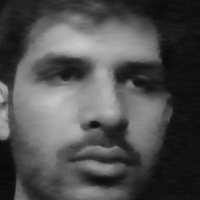
#> input picture farzaib/u100.jpg, 200 x 200 px
$ python -i UI.py   (imports and definitions only)
#> lines starting #> are read from the running program, lines starting #| are printed output that depends on the picture; after the words box and inside, x2 and y2 are one past the last pixel; in counts of white or black regions, pixels touching at a corner belong together
#> further down, picture is the input picture: shape (200, 200, 3); min 7, max 200, mean 79.5
# importing libraries
import tkinter as tk
from tkinter import ttk
import cv2
import os
from tkinter import filedialog
import numpy as np
from os import listdir
from os.path import isfile, join

# [5 lines not run here, left out]

# [2 lines that did not run here, left out]

# [1 line not run here, left out]


# [1 line that did not run here, left out]
# [1 line not run here, left out]


# [1 line that did not run here, left out]
# [1 line not run here, left out]

# [3 lines that did not run here, left out]
# [1 line not run here, left out]

# [1 line that did not run here, left out]
# [1 line not run here, left out]

# [1 line that did not run here, left out]
# [1 line not run here, left out]

# [1 line that did not run here, left out]
# [1 line not run here, left out]

# [1 line that did not run here, left out]
# [1 line not run here, left out]

# [1 line that did not run here, left out]
# [1 line not run here, left out]

# [3 lines that did not run here, left out]
# [1 line not run here, left out]

face_classifier = cv2.CascadeClassifier('haarcascade_frontalface_default.xml')


# [56 lines left out: function searchAllPic, not called in this run]


def face_detector2(img, size=0.5):
#> called with size = 0.5
    gray = cv2.cvtColor(img, cv2.COLOR_BGR2GRAY)
    faces = face_classifier.detectMultiScale(gray, 1.3, 5)
#> faces = [[16, 10, 174, 174]]

    if faces is ():
        return img, []

    for (x, y, w, h) in faces:
        cv2.rectangle(img, (x, y), (x + w, y + h), (0, 255, 255), 2)
        roi = img[y:y + h, x:x + w]
        roi = cv2.resize(roi, (200, 200))
#> this loop made 1 pass
#> pass 1, in face_detector2, `roi = img[y:y + h, x:x + w]`:
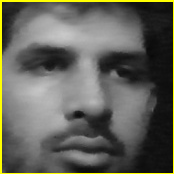
#> roi: shape (174, 174, 3); mean B, G, R 89.1, 97.8, 97.8
#> after the loop:
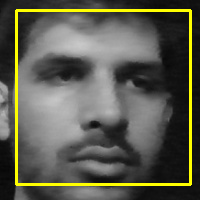
#> img: shape (200, 200, 3); 5.21% of pixels changed, all inside (x1, y1, x2, y2) = (15, 9, 192, 186)

    return img, roi


# [141 lines left out: functions recognizeInImage, recognizefromWebcam, face_extractor, createUser, not called in this run]


def say():
    print('Hello')

# [3 lines that did not run here, left out]
# [1 line not run here, left out]

# [3 lines that did not run here, left out]
# [1 line not run here, left out]

# [3 lines that did not run here, left out]
# [1 line not run here, left out]

# [3 lines that did not run here, left out]
# [1 line not run here, left out]

# [3 lines that did not run here, left out]
# [3 lines not run here, left out]

>>> import cv2
>>> picture = cv2.imread('farzaib/u100.jpg')
>>> result = face_detector2(picture)
